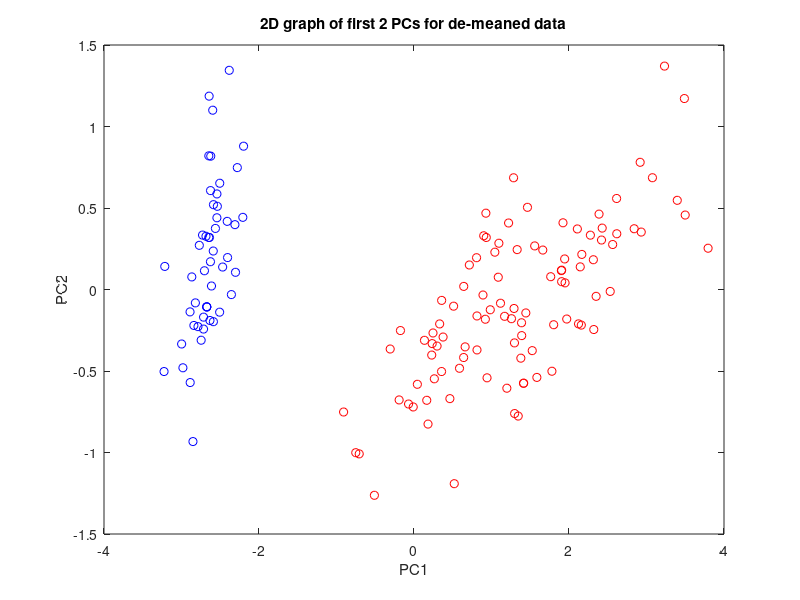
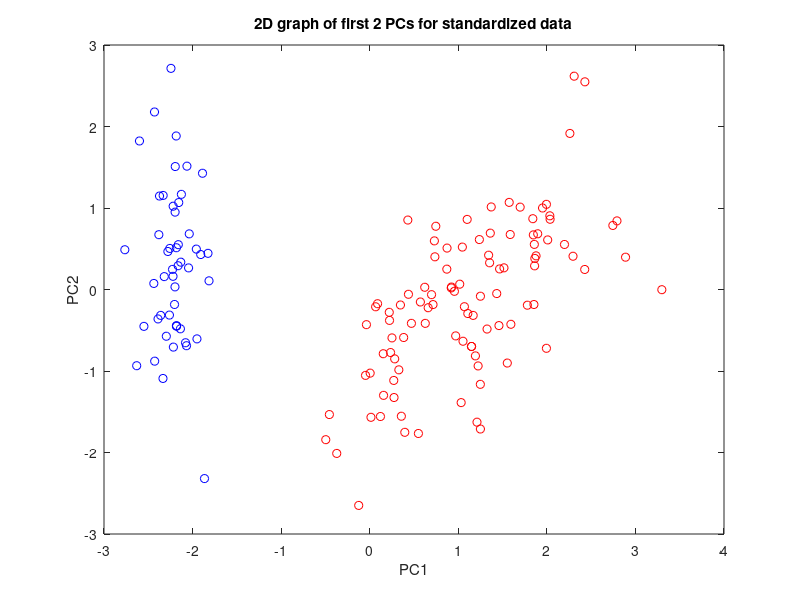

Reproduce these figures in MATLAB, in order.
clc; clear all; close all;
load('PCA_comp1.mat');
[n,m] = size(PCA_comp1);
Mean_col = mean(PCA_comp1);
demean_data = PCA_comp1 - repmat(Mean_col,n,1); 
std_col = std(PCA_comp1);
std_data = demean_data./repmat(std_col,n,1);

%% Method 1
% For demean_data
Cov = demean_data'*demean_data;
[V_temp,D_temp] = eig(Cov);
[D_vec,indx] = sort(diag(D_temp),'descend');
D = diag(D_vec); 
V = V_temp(:,indx); % sorted eigenvectors
X_pca = demean_data * V;
var_pca = var(X_pca);
por_var = var_pca/sum(var_pca);

% For std_data
Cov_std = std_data'*std_data;
[V_tempstd, D_tempstd] = eig(Cov_std);
[D_vecstd,indx_std] = sort(diag(D_tempstd),'descend');
D_std = diag(D_vecstd);
V_std = V_tempstd(:,indx_std); % sorted eigenvectors
Xstd_pca = std_data * V_std;
varstd_pca = var(Xstd_pca);
porstd_pca = varstd_pca/sum(varstd_pca);


%% Method 2

%For demean_data 
% coeff: sorted eigenvectors(= V)
% score: projected data (=X_pca)
% latent: variance of projected data(= var_pca)
[coeff,score,latent] = pca(demean_data);
por_lat = latent/sum(latent); % =por_var

%For std_data
[coeff_std,score_std,latent_std] = pca(std_data);
porstd_lat = latent_std/sum(latent_std); % =porstd_var

%%Plot for demean_data
clt_x1 = X_pca(X_pca(:,1)<-2,1);
clt_y1 = X_pca(X_pca(:,1)<-2,2);
clt_x2 = X_pca(X_pca(:,1)>-2,1);
clt_y2 = X_pca(X_pca(:,1)>-2,2);

figure(1)
plot(clt_x1,clt_y1, 'ob'); hold on;
plot(clt_x2,clt_y2, 'or');
title('2D graph of first 2 PCs for de-meaned data')
xlabel('PC1'); ylabel('PC2');

% figure(2)
% plot(clt_x1,zeros(length(clt_x1),1),'ob'); hold on;
% plot(clt_x2,zeros(length(clt_x2),1),'or');

%% Plot for std_data
cltstd_x1 = Xstd_pca(Xstd_pca(:,1)<-1,1);
cltstd_y1 = Xstd_pca(Xstd_pca(:,1)<-1,2);
cltstd_x2 = Xstd_pca(Xstd_pca(:,1)>-1,1);
cltstd_y2 = Xstd_pca(Xstd_pca(:,1)>-1,2);

figure(2)
plot(cltstd_x1,cltstd_y1,'ob'); hold on;
plot(cltstd_x2,cltstd_y2,'or'); 
title('2D graph of first 2 PCs for standardized data')
xlabel('PC1'); ylabel('PC2');
